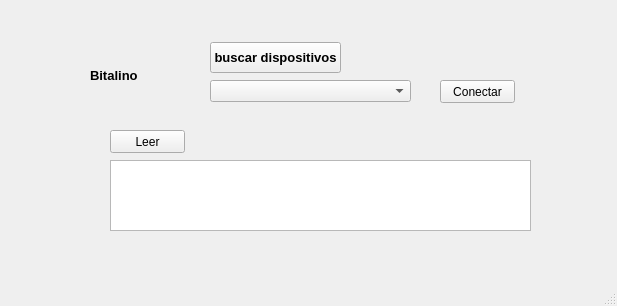
<?xml version="1.0" encoding="UTF-8"?>
<ui version="4.0">
 <class>MainWindow</class>
 <widget class="QMainWindow" name="MainWindow">
  <property name="geometry">
   <rect>
    <x>0</x>
    <y>0</y>
    <width>617</width>
    <height>306</height>
   </rect>
  </property>
  <property name="windowTitle">
   <string>MainWindow</string>
  </property>
  <widget class="QWidget" name="centralwidget">
   <widget class="QPushButton" name="pushButton">
    <property name="geometry">
     <rect>
      <x>210</x>
      <y>42</y>
      <width>131</width>
      <height>31</height>
     </rect>
    </property>
    <property name="font">
     <font>
      <pointsize>10</pointsize>
      <weight>75</weight>
      <bold>true</bold>
     </font>
    </property>
    <property name="text">
     <string>buscar dispositivos</string>
    </property>
   </widget>
   <widget class="QComboBox" name="comboBox">
    <property name="geometry">
     <rect>
      <x>210</x>
      <y>80</y>
      <width>201</width>
      <height>22</height>
     </rect>
    </property>
   </widget>
   <widget class="QLabel" name="label">
    <property name="geometry">
     <rect>
      <x>90</x>
      <y>60</y>
      <width>71</width>
      <height>31</height>
     </rect>
    </property>
    <property name="font">
     <font>
      <pointsize>10</pointsize>
      <weight>75</weight>
      <bold>true</bold>
     </font>
    </property>
    <property name="text">
     <string>Bitalino</string>
    </property>
   </widget>
   <widget class="QPushButton" name="conectar">
    <property name="geometry">
     <rect>
      <x>440</x>
      <y>80</y>
      <width>75</width>
      <height>23</height>
     </rect>
    </property>
    <property name="text">
     <string>Conectar</string>
    </property>
   </widget>
   <widget class="QPlainTextEdit" name="plainTextEdit">
    <property name="geometry">
     <rect>
      <x>110</x>
      <y>160</y>
      <width>421</width>
      <height>71</height>
     </rect>
    </property>
   </widget>
   <widget class="QPushButton" name="Leer">
    <property name="geometry">
     <rect>
      <x>110</x>
      <y>130</y>
      <width>75</width>
      <height>23</height>
     </rect>
    </property>
    <property name="text">
     <string>Leer</string>
    </property>
   </widget>
  </widget>
  <widget class="QMenuBar" name="menubar">
   <property name="geometry">
    <rect>
     <x>0</x>
     <y>0</y>
     <width>617</width>
     <height>21</height>
    </rect>
   </property>
  </widget>
  <widget class="QStatusBar" name="statusbar"/>
 </widget>
 <resources/>
 <connections/>
</ui>
